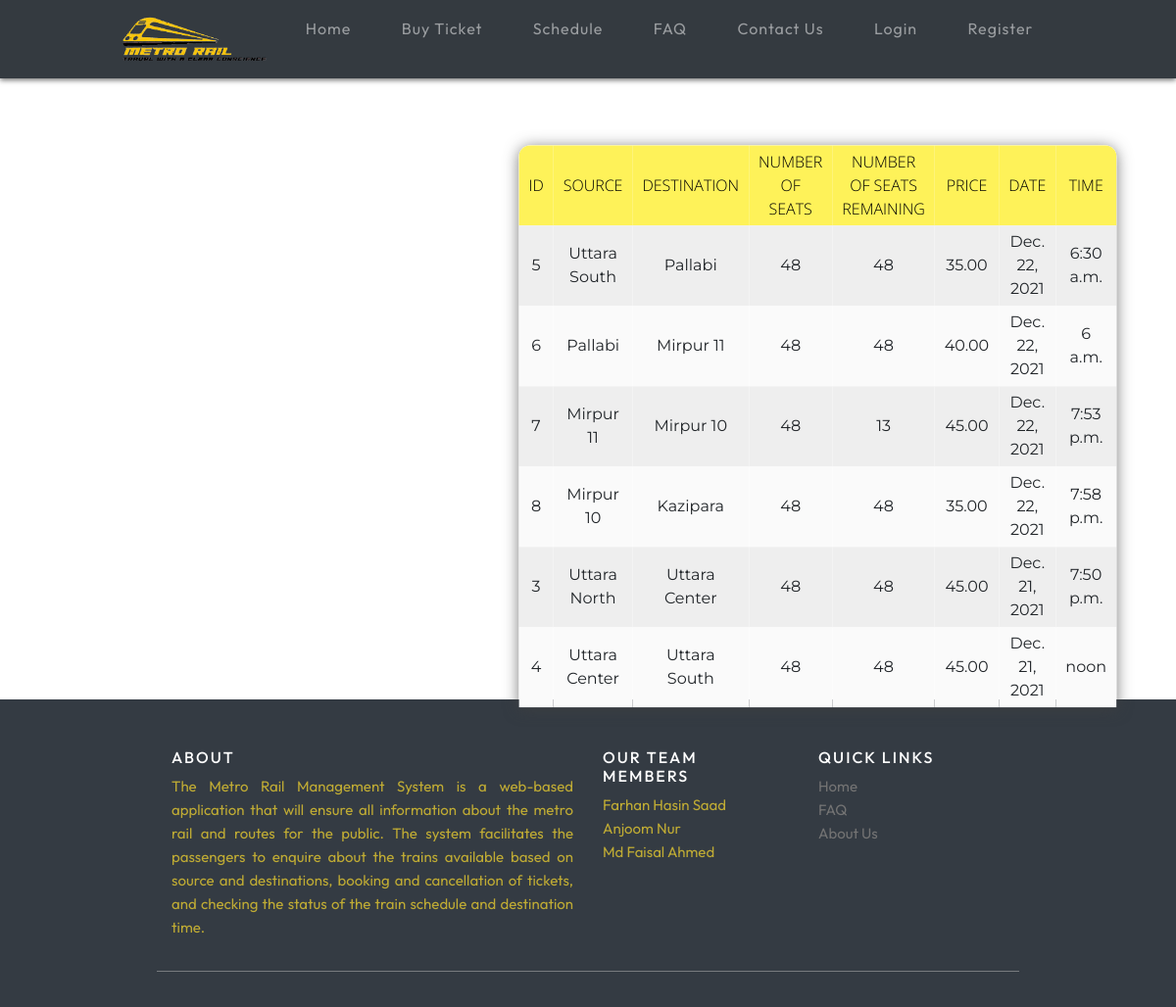
Page /accounts/seeall/ on the earlier database version.
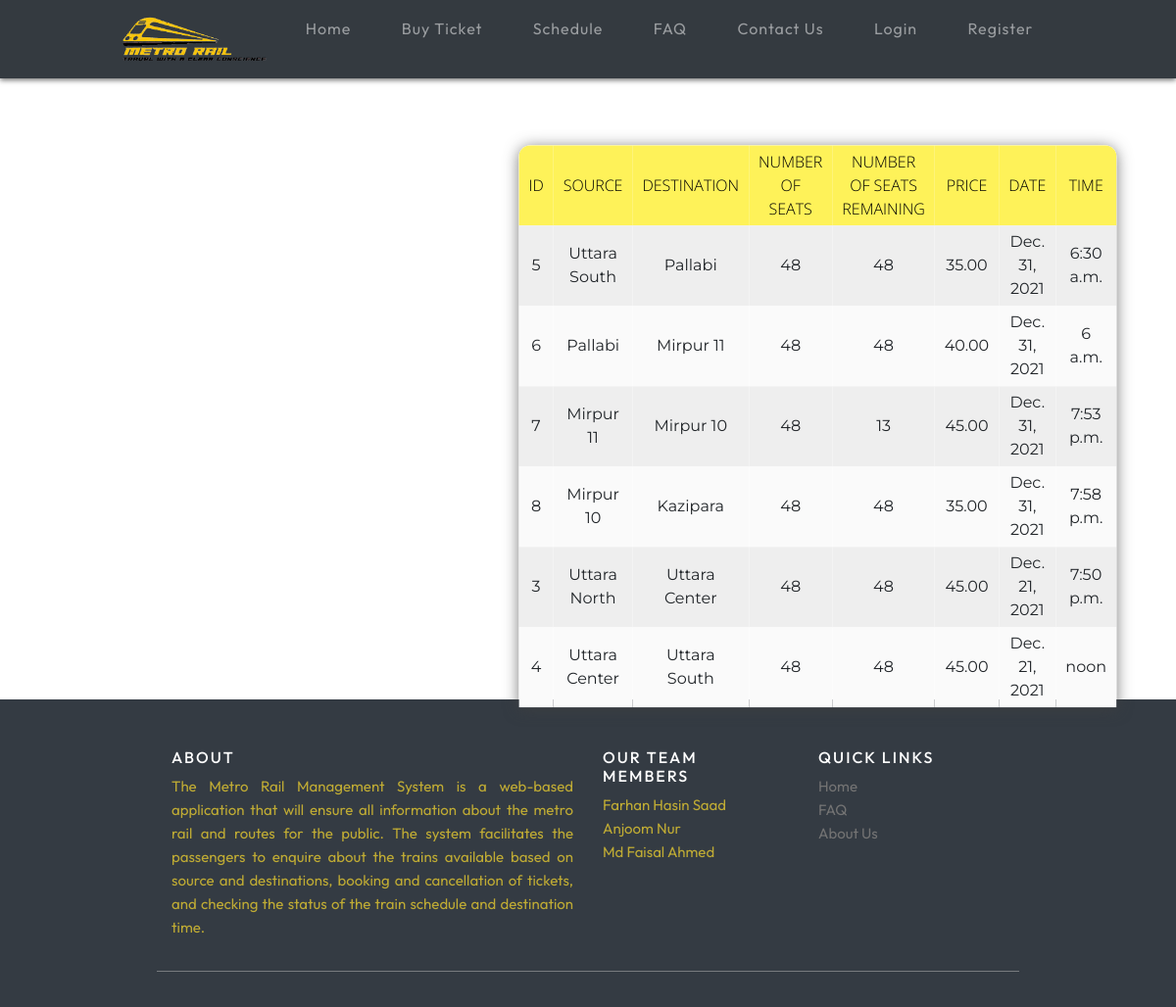
Same page on the later database version.
### accounts/models.py (models this page shows, shortened)
class Route(models.Model):
    routeId= models.AutoField(primary_key=True)
    source = models.CharField(max_length=200)
    dest = models.CharField(max_length=200)
    nos = models.DecimalField(decimal_places=0, max_digits=2)
    rem = models.DecimalField(decimal_places=0, max_digits=2)
    price = models.DecimalField(decimal_places=2, max_digits=6)
    date = models.DateField()
    time = models.TimeField()

### accounts/views.py (the view)
# urls.py: path('seeall/', views.seeAll, name="seeall"),
def seeAll(request):
    routeList = Route.objects.all().order_by('-date')
    context = {'routeList' : routeList}
    return render(request, 'seeAll.html', context)

### accounts/templates/seeAll.html (shortened to what this page needs)
{% extends 'railapp/home.html' %}
{% load static %}
{% block content %}
<!DOCTYPE html>
<html lang="en">
<head>
    <link rel="stylesheet" href="{%static 'css/schedule.css'%}">
</head>
<body>
    <div class="filter">
    </div>
    <table>
        <tr id="header">
            <th>ID</th>
            <th>Source</th>
            <th>Destination</th>
            <th>Number of Seats</th>
            <th>Number of Seats Remaining</th>
            <th>Price</th>
            <th>Date</th>
            <th>Time</th>
        </tr>
        {% for row in routeList %}
        <tr>
            <td>{{row.routeId}}</td>
            <td>{{row.source}}</td>
            <td>{{row.dest}}</td>
            <td>{{row.nos}}</td>
            <td>{{row.rem}}</td>
            <td>{{row.price}}</td>
            <td>{{row.date}}</td>
            <td>{{row.time}}</td>
        </tr>
        {% endfor %}
    </table>
</body>
</html>
{% endblock %}

Differences in the rows shown:
changed Route id 5: date "Dec. 22, 2021" → "Dec. 31, 2021"
changed Route id 6: date "Dec. 22, 2021" → "Dec. 31, 2021"
changed Route id 7: date "Dec. 22, 2021" → "Dec. 31, 2021"
changed Route "Kazipara": date "Dec. 22, 2021" → "Dec. 31, 2021"
